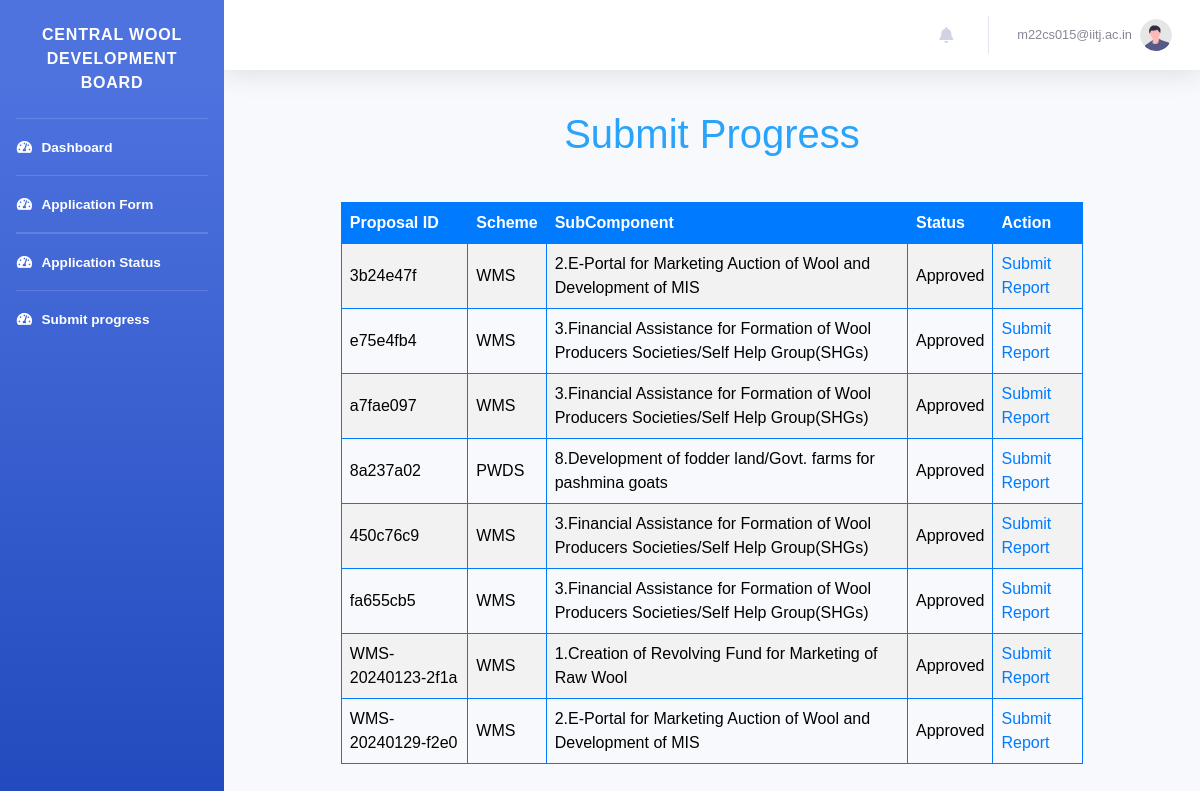
The app's page /dashboard/progress_report/ (signed in), older data.
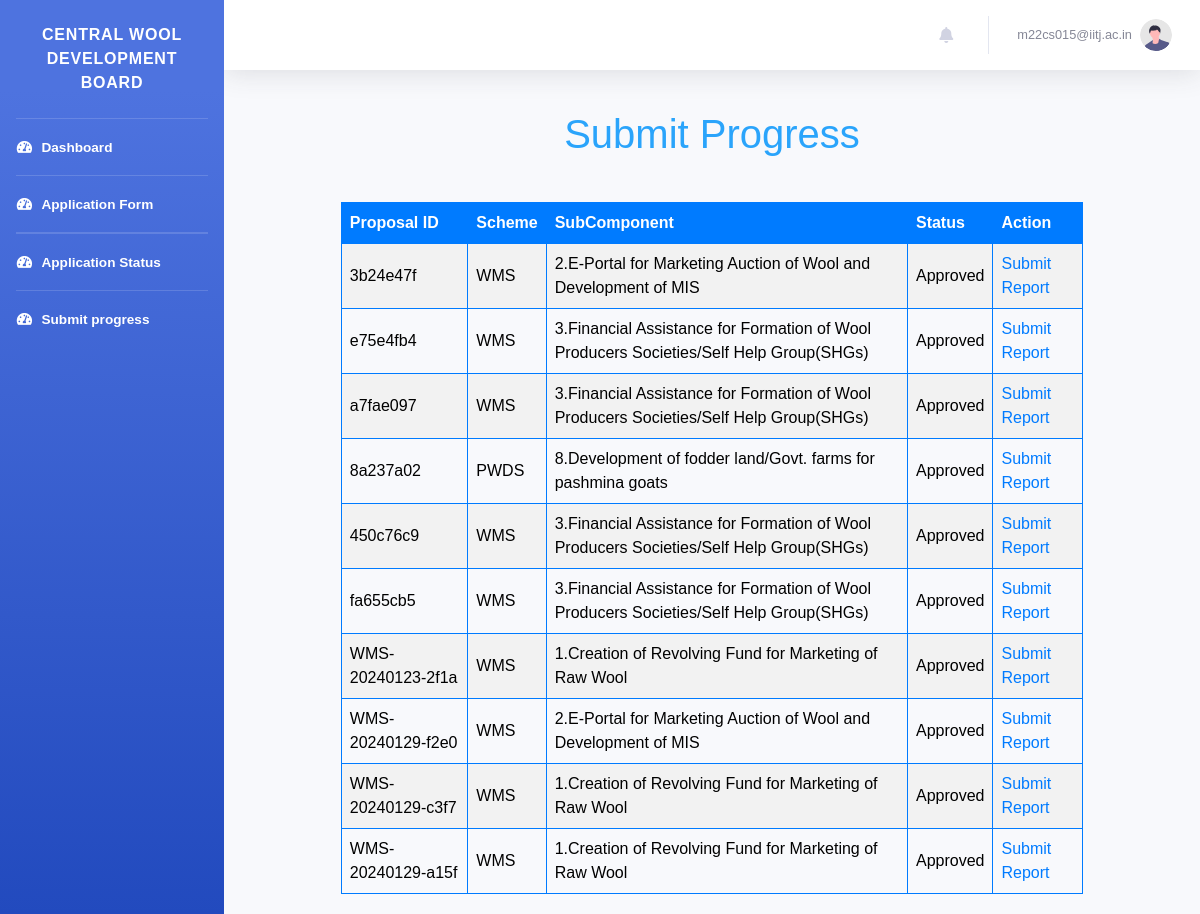
The same page, newer data.
### authapp/models.py (models this page shows, shortened)
class Proposal(models.Model):
    STATUS_CHOICES = [
        ('Pending', 'Pending'),
        ('Approved', 'Approved'),
        ('Completed', 'Completed'),
        ('Rejected', 'Rejected'),
        ('Resubmit','Resubmit')
    ]
    user = models.ForeignKey(settings.AUTH_USER_MODEL, on_delete=models.CASCADE)
    name_and_address = models.TextField()
    implementingAgencyState = models.CharField(max_length=100, blank=True, null=True)
    project_scheme = models.CharField(max_length=20)
    scheme_component = models.CharField(max_length=100)
    nature_of_applicant = models.CharField(max_length=50)
    other_nature = models.CharField(max_length=50, blank=True, null=True)
    brief_of_agency = models.TextField()
    objectives_of_project = models.TextField()
    brief_of_project = models.TextField()
    justification_of_project = models.TextField()
    methodology_of_project = models.TextField()
    expected_outcome = models.FileField(upload_to='excel_files/', blank=True, null=True)
    scenario_change = models.TextField()
    beneficiaries = models.FileField(upload_to='excel_files/', blank=True, null=True)
    mode_of_selection = models.TextField()
    component_wise_cost = models.FileField(upload_to='excel_files/', blank=True, null=True)
    component_wise_duration = models.FileField(upload_to='excel_files/', blank=True, null=True)
    location_of_project = models.CharField(max_length=100)
    associated_agency = models.TextField()
    bank_details = models.TextField()
    nodal_officer_details = models.TextField()
    other_info = models.TextField()
    status = models.CharField(max_length=20, choices=STATUS_CHOICES, default='Pending')
    total_fund_allocated = models.DecimalField(max_digits=20, decimal_places=2,blank=True,null=True)
    project_sanction_letter = models.FileField(upload_to='sanction_letters/',null=True)
    Approved_by=models.CharField(max_length=50,null=True,blank=True)
    project_report = models.FileField(upload_to='pdf_files/', blank=True, null=True)
    covering_letter = models.FileField(upload_to='pdf_files/', blank=True, null=True)
    unique_id = models.CharField(max_length=8, unique=True)
    created_at = models.DateTimeField(auto_now_add=True)
    total_duration = models.IntegerField(blank=True, null=True)
    goals = models.JSONField(default=dict)

### authapp/views.py (the view)
# urls.py: path('dashboard/progress_report/', views.progress_report, name='progress_report'),
@login_required
def progress_report(request):
    user = request.user
    proposals = Proposal.objects.filter(user=user, status='Approved')
    return render(request, 'progressReports/progressreport.html', {'proposals': proposals})

### templates/progressReports/progressreport.html (shortened to what the changed rows need)
{% extends 'base_dashboard.html' %}
{% block content%}
    <header>
        <h1>Submit Progress</h1>
    </header>
    <table>
        <tr>
            <th>Proposal ID</th>
            <th>Scheme</th>
            <th>SubComponent</th>
            <th>Status</th>
            <th>Action</th>
        </tr>
        {% for proposal in proposals %}
            <tr>
                <td>{{ proposal.unique_id }}</td>
                <td>{{ proposal.project_scheme }}</td>
                <td>{{proposal.scheme_component}}</td>
                <td>{{ proposal.status }}</td>
                <td>
                    {% if proposal.status == 'Approved' %}
                        {% if proposal.scheme_component == '1.Creation of Revolving Fund for Marketing of Raw Wool' %}
                            <a href="{% url 'authapp:revolving_fund_progress_report' proposal.unique_id %}">Submit Report</a>
                        {% elif proposal.scheme_component == '2.E-Portal for Marketing Auction of Wool and Development of MIS' %}
                            <a href="{% url 'authapp:eportal_progress_report' proposal.unique_id %}">Submit Report</a>
                        {% elif proposal.scheme_component == '3.Financial Assistance for Formation of Wool Producers Societies/Self Help Group(SHGs)' %}
                            <a href="{% url 'authapp:selfhelpgroup_report' proposal.unique_id %}">Submit Report</a>
                        {% elif proposal.scheme_component == '4.Organizing Buyers Sellers Meets' %}
                            <a href="{% url 'authapp:buyersellerexpo_report' proposal.unique_id %}">Submit Report</a>
                        {% elif proposal.scheme_component == '5.Financial Assistance to Strengthening Infrastructure Required for Wool Marketing' %}
                            <a href="{% url 'authapp:infrastructuredevelopment_report' proposal.unique_id %}">Submit Report</a>
                        {% elif proposal.scheme_component == '6.Organization of Domestic Independent Woolen Expo' %}
                            <a href="{% url 'authapp:woolen_expo' proposal.unique_id %}">Submit Report</a>
                        {% elif proposal.scheme_component == '7.Organizing Domestic Expo on Hiring Stall Basis' %}
                            <a href="{% url 'authapp:woolen_expo_hiring' proposal.unique_id %}">Submit Report</a>
                        {% elif proposal.scheme_component == '1.Establishing Common Facility Centres (CFCs) for Wool Processing Machines/Facilities' %}
                            <a href="{% url 'authapp:cfc_progress_report' proposal.unique_id %}">Submit Report</a>
                        {% elif proposal.scheme_component == '2.Financial Assistance for Sheep Shearing Machines' %}
                            <a href="{% url 'authapp:sheep_shearing_machining' proposal.unique_id %}">Submit Report</a>
                        {% elif proposal.scheme_component == '3.Financial Assistance for Other Machines and Equipments' %}
                            <a href="{% url 'authapp:equipment' proposal.unique_id %}">Submit Report</a>
                        {% elif proposal.scheme_component == '4.Financial Assistance for Distribution of Small Tools for Manufacturing of Woolen Items' %}
                            <a href="{% url 'authapp:small_tools_distribution' proposal.unique_id %}">Submit Report</a>
                        {% elif proposal.scheme_component == '1.Short Term Training Program for Manufacturing and Weaving of Woolen Items' %}
                            <a href="{% url 'authapp:short_term_programme' proposal.unique_id %}">Submit Report</a>
                        {% elif proposal.scheme_component == '2.On-Site Training for Industrial Workers' %}
                            <a href="{% url 'authapp:onsite_training_progress_report' proposal.unique_id %}">Submit Report</a>
                        {% elif proposal.scheme_component == '3.Training on Machine Sheep Shearing' %}
                            <a href="{% url 'authapp:shearing_machine_training_report' proposal.unique_id %}">Submit Report</a>
                        {% elif proposal.scheme_component == '4.Research and Development Projects' %}
                            <a href="{% url 'authapp:rd_report' proposal.unique_id %}">Submit Report</a>
                        {% elif proposal.scheme_component == '5.International/Domestic Corporations Stakeholders Meeting/Conference' %}
                            <a href="{% url 'authapp:domestic_meeting_report' proposal.unique_id %}">Submit Report</a>
                        {% elif proposal.scheme_component == '6.Organizing Seminars, Workshops, Sheep Mela, Fare, Meet' %}
                            <a href="{% url 'authapp:organising_seminar_report' proposal.unique_id %}">Submit Report</a>
                        {% elif proposal.scheme_component == '7.Wool Survey and Study on Wool Sector' %}
                            <a href="{% url 'authapp:wool_survey_report' proposal.unique_id %}">Submit Report</a>
                        {% elif proposal.scheme_component == '8.Operating Existing Wool Testing Lab at Bikaner Including Upgradation and WDTC/ISC at Kullu' %}
                            <a href="{% url 'authapp:wool_testing_lab_report' proposal.unique_id %}">Submit Report</a>
                        {% elif proposal.scheme_component == '9.Publicity of Scheme, Monitoring of Projects, Common Visits, Evaluation of Projects/Schemes, and Awareness Program for Swachhta, etc.' %}
                            <a href="{% url 'authapp:publicity_monitoring_report' proposal.unique_id %}">Submit Report</a>
                        {% elif proposal.scheme_component == '1.Revolving fund for pashmina wool marketing (For UT of J&K & UT of Ladakh)' %}
                            <a href="{% url 'authapp:pashmina_revolving_fund_progress_report' proposal.unique_id %}">Submit Report</a>
                        {% elif proposal.scheme_component == '2.Setting of machines for pashmina wool processing' %}
                            <a href="{% url 'authapp:pashmina_cfc_report' proposal.unique_id %}">Submit Report</a>
                        {% elif proposal.scheme_component == '3.Construction of shelter shed with guard rooms for pashmina goat' %}
                            <a href="{% url 'authapp:shelter_shed_report' proposal.unique_id %}">Submit Report</a>
                        {% elif proposal.scheme_component == '4.Distribution of portable tents with accessories' %}
                            <a href="{% url 'authapp:portable_tent_report' proposal.unique_id %}">Submit Report</a>
                        {% elif proposal.scheme_component == '5.Distribution of predator-proof corral with LED lights' %}
                            <a href="{% url 'authapp:predator_proof_lights_report' proposal.unique_id %}">Submit Report</a>
                        {% elif proposal.scheme_component == '6.Testing equipment, including DNA analyzer for identification/testing of pashmina products' %}
                            <a href="{% url 'authapp:testing_equipment_report' proposal.unique_id %}">Submit Report</a>
                        {% elif proposal.scheme_component == '7.Development of showroom at Dehairing Plant premises at Leh' %}
                            <a href="{% url 'authapp:showroom_development_report' proposal.unique_id %}">Submit Report</a>
                        {% elif proposal.scheme_component == '8.Development of fodder land/Govt. farms for pashmina goats' %}
                            <a href="{% url 'authapp:fodder_land_development_report' proposal.unique_id %}">Submit Report</a>
                        {% endif %}
                    {% endif %}
                </td>
            </tr>
        {% endfor %}
    </table>
{% endblock %}

Row changes from the older to the newer data that the page shows:
added Proposal: unique_id "WMS-20240129-c3f7", project_scheme "WMS", scheme_component "1.Creation of Revolving Fund for Marketing of Raw Wool", status "Approved", shows "Submit Report"
added Proposal: unique_id "WMS-20240129-a15f", project_scheme "WMS", scheme_component "1.Creation of Revolving Fund for Marketing of Raw Wool", status "Approved", shows "Submit Report"
